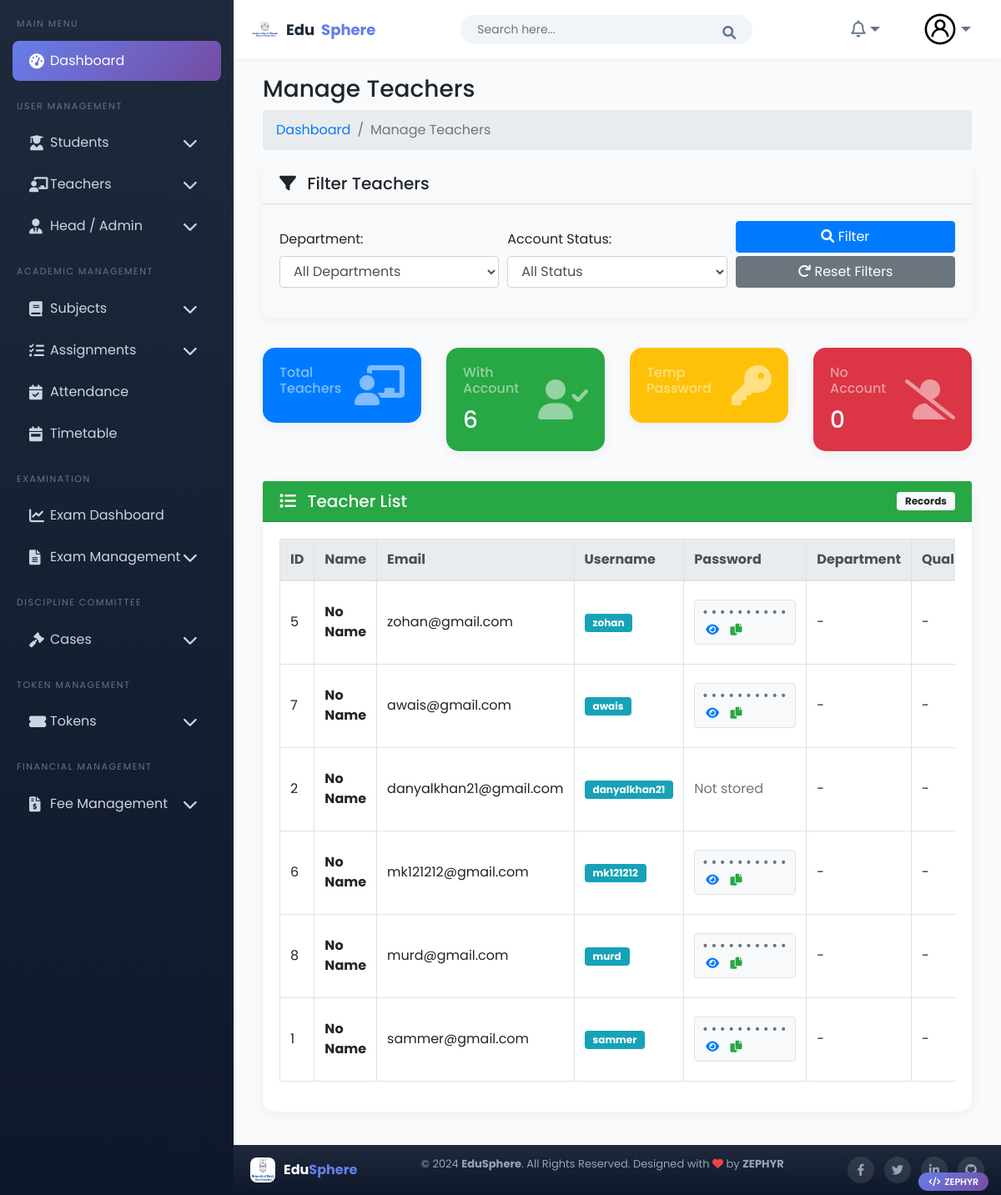
The page /home_auth/manage-teachers/ (signed in) on the database its author committed.
### teachers/models.py (models this page shows, shortened)
class Teacher(models.Model):  #
    user = models.OneToOneField(CustomUser, on_delete=models.CASCADE, related_name="teacher", null=True, blank=True)
    first_name = models.CharField(max_length=100)
    last_name = models.CharField(max_length=100)
    father_name = models.CharField(max_length=100)
    teacher_id = models.CharField(max_length=20, unique=True)
    gender = models.CharField(max_length=10, choices=[('Male','Male'),('Female','Female'),('Others','Others')], blank=True, null=True)
    date_of_birth = models.DateField(null=True, blank=True)
    salary = models.DecimalField(max_digits=10, decimal_places=2,blank=True,null=True)
    religion = models.CharField(max_length=50, blank=True)
    joining_date = models.DateField(null=True, blank=True)
    mobile_number = models.CharField(max_length=15)
    email = models.EmailField(max_length=100)
    field = models.CharField(max_length=50, verbose_name="Specialization")
    experience = models.PositiveIntegerField(blank=True,null=True)
    teacher_image = models.ImageField(upload_to='teachers/', blank=True)
    slug = models.SlugField(max_length=255, unique=True, blank=True)
    is_active = models.BooleanField(default=True)
    role = models.CharField(max_length=50, blank=True, default="Teacher")
    class Meta:
        ordering = ['first_name', 'last_name']
        verbose_name = "Teacher"
        verbose_name_plural = "Teachers"

### home_auth/models.py (models this page shows, shortened)
class CustomUser(AbstractUser):
    username = models.CharField(max_length=100, unique=True)
    email = models.EmailField(max_length=255, unique=True, db_index=True)
    is_authorized = models.BooleanField(default=False)
    login_token = models.CharField(max_length=6, blank=True, null=True)
    first_name = models.CharField(max_length=30, blank=True)
    last_name = models.CharField(max_length=30, blank=True)
    date_joined = models.DateTimeField(auto_now_add=True)
    is_student = models.BooleanField(default=False)
    is_admin = models.BooleanField(default=False)
    is_teacher = models.BooleanField(default=False)
    password_change_deadline = models.DateTimeField(blank=True, null=True)
    password_generated = models.BooleanField(default=False)
    temp_password = models.CharField(max_length=100, blank=True, null=True)
    groups = models.ManyToManyField(
        'auth.Group',
        related_name="+",
        blank=True
    )
    user_permissions = models.ManyToManyField(
        'auth.Permission',
        related_name="+",
        blank=True
    )

### home_auth/views.py (the view, shortened to what this page needs)
# urls.py: path('manage-teachers/', views.manage_teachers_view, name='manage_teachers'),
@login_required
def manage_teachers_view(request):
    if not (request.user.is_admin or request.user.is_superuser):
        messages.error(request, 'You do not have permission to access this page.')
        return redirect('dashboard')
    teachers = Teacher.objects.select_related('user').all()
    teachers_with_account = teachers.filter(user__isnull=False).count()
    teachers_without_account = teachers.filter(user__isnull=True).count()
    context = {
        "teachers": teachers,
        "teachers_with_account": teachers_with_account,
        "teachers_without_account": teachers_without_account,
        "user_type": "teacher"
    }
    return render(request, "authentication/register_teacher.html", context)

### templates/authentication/register_teacher.html (shortened to what this page needs)
{% extends 'Home/base.html' %}
{% load static %}
{% block body %}
<div class="page-wrapper">
    <div class="content container-fluid">
        <div class="page-header">
            <div class="row">
                <div class="col-sm-12">
                    <h3 class="page-title">Manage Teachers</h3>
                    <ul class="breadcrumb">
                        <li class="breadcrumb-item"><a href="{% url 'dashboard' %}">Dashboard</a></li>
                        <li class="breadcrumb-item active">Manage Teachers</li>
                    </ul>
                </div>
            </div>
        </div>
<div class="row mb-3">
    <div class="col-12">
        <div class="card filter-card">
            <div class="card-header bg-light">
                <h5 class="card-title mb-0">
                    <i class="fas fa-filter mr-2"></i>
                    Filter Teachers
                </h5>
            </div>
            <div class="card-body">
                <form method="get" class="form-row align-items-end" id="filterForm">
                    <div class="form-group col-md-4">
                        <label for="department">Department:</label>
                        <select name="department" id="department" class="form-control">
                            <option value="">All Departments</option>
                        </select>
                    </div>
                    <div class="form-group col-md-4">
                        <label for="status">Account Status:</label>
                        <select name="status" id="status" class="form-control">
                            <option value="">All Status</option>
                        </select>
                    </div>
                    <div class="form-group col-md-4">
                        <button type="submit" class="btn btn-primary btn-block">
                            <i class="fas fa-search"></i> Filter
                        </button>
                        <a href="{% url 'manage_teachers' %}" class="btn btn-secondary btn-block mt-1">
                            <i class="fas fa-redo"></i> Reset Filters
                        </a>
                    </div>
                </form>
            </div>
        </div>
    </div>
</div>
        <div class="row mb-3">
            <div class="col-md-3">
                <div class="card bg-primary text-white">
                    <div class="card-body">
                        <div class="d-flex justify-content-between align-items-center">
                            <div>
                                <h6 class="card-title text-white-50">Total Teachers</h6>
                            </div>
                            <i class="fas fa-chalkboard-teacher fa-3x text-white-50"></i>
                        </div>
                    </div>
                </div>
            </div>
            <div class="col-md-3">
                <div class="card bg-success text-white">
                    <div class="card-body">
                        <div class="d-flex justify-content-between align-items-center">
                            <div>
                                <h6 class="card-title text-white-50">With Account</h6>
                                <h3 class="mb-0">{{ teachers_with_account }}</h3>
                            </div>
                            <i class="fas fa-user-check fa-3x text-white-50"></i>
                        </div>
                    </div>
                </div>
            </div>
            <div class="col-md-3">
                <div class="card bg-warning text-white">
                    <div class="card-body">
                        <div class="d-flex justify-content-between align-items-center">
                            <div>
                                <h6 class="card-title text-white-50">Temp Password</h6>
                            </div>
                            <i class="fas fa-key fa-3x text-white-50"></i>
                        </div>
                    </div>
                </div>
            </div>
            <div class="col-md-3">
                <div class="card bg-danger text-white">
                    <div class="card-body">
                        <div class="d-flex justify-content-between align-items-center">
                            <div>
                                <h6 class="card-title text-white-50">No Account</h6>
                                <h3 class="mb-0">{{ teachers_without_account }}</h3>
                            </div>
                            <i class="fas fa-user-slash fa-3x text-white-50"></i>
                        </div>
                    </div>
                </div>
            </div>
        </div>
        <div class="row">
            <div class="col-12">
                <div class="card">
                    <div class="card-header bg-success text-white d-flex justify-content-between align-items-center">
                        <h5 class="card-title mb-0">
                            <i class="fas fa-list mr-2"></i>
                            Teacher List
                        </h5>
                        <span class="badge badge-light">{{ total_teachers }} Records</span>
                    </div>
                    <div class="card-body">
                        <div class="table-responsive">
                            <table class="table table-bordered table-hover" id="teachersTable">
                                <thead class="thead-light">
                                    <tr>
                                        <th>ID</th>
                                        <th>Name</th>
                                        <th>Email</th>
                                        <th>Username</th>
                                        <th>Password</th>
                                        <th>Department</th>
                                        <th>Qualification</th>
                                    </tr>
                                </thead>
                                <tbody>
                                    {% for teacher in teachers %}
                                    <tr>
                                        <td>{{ teacher.id }}</td>
                                        <td>
                                            <strong>{{ teacher.name|default:"No Name" }}</strong>
                                        </td>
                                        <td>{{ teacher.email }}</td>
                                        <td>
                                            {% if teacher.user %}
                                                <span class="badge badge-info">{{ teacher.user.username }}</span>
                                            {% else %}
                                                <span class="text-muted">-</span>
                                            {% endif %}
                                        </td>
                                        <td>
                                            {% if teacher.user %}
                                                {% if teacher.user.temp_password %}
                                                    <div class="password-column" id="password-{{ teacher.id }}">
                                                        <span class="password-masked">••••••••••</span>
                                                        <i class="fas fa-eye toggle-password" onclick="togglePassword('{{ teacher.id }}')" title="Show/Hide Password"></i>
                                                        <i class="fas fa-copy copy-password" onclick="copyPasswordValue('{{ teacher.id }}')" title="Copy Password" style="cursor:pointer; margin-left:5px; color:#28a745;"></i>
                                                    </div>
                                                {% else %}
                                                    <span class="text-muted">Not stored</span>
                                                {% endif %}
                                            {% else %}
                                                <span class="text-muted">-</span>
                                            {% endif %}
                                        </td>
                                        <td>{{ teacher.department|default:"-" }}</td>
                                        <td>{{ teacher.qualification|default:"-" }}</td>
                                    </tr>
                                    {% endfor %}
                                </tbody>
                            </table>
                        </div>
                    </div>
                </div>
            </div>
        </div>
    </div>
</div>
{% endblock %}

### templates/Home/base.html (style rules this page uses)
:root { --primary-gradient: linear-gradient(135deg, #667eea 0%, #764ba2 100%); --primary: #667eea; --dark-bg: #0f172a; --sidebar-width: 280px; --header-height: 70px; --footer-height: 60px; }
* { margin: 0; padding: 0; box-sizing: border-box; }
body { font-family: 'Poppins', sans-serif; background: #f8fafc; overflow-x: hidden; min-height: 100vh; display: flex; flex-direction: column; }
.card { border: none; border-radius: 15px; box-shadow: 0 4px 15px rgba(0,0,0,0.05); margin-bottom: 20px; }
.page-wrapper { flex: 1; }

### templates/authentication/register_teacher.html (style rules this page uses)
.badge { padding: 5px 10px; font-size: 12px; }
.filter-card { background-color: #f8f9fa; border-radius: 5px; }
.table th { white-space: nowrap; }
.table td { vertical-align: middle; }
.password-column { font-family: 'Courier New', monospace; font-size: 14px; font-weight: bold; background-color: #f8f9fa; padding: 5px 8px; border-radius: 4px; display: inline-block; border: 1px solid #dee2e6; }
.password-masked { font-family: 'Courier New', monospace; color: #6c757d; letter-spacing: 2px; }
.toggle-password { cursor: pointer; color: #007bff; margin-left: 5px; }

### rows shown on the page
Teacher: id "5", name "No Name", email "zohan@gmail.com", user.username "zohan", department "-", qualification "-"
Teacher: id "7", name "No Name", email "awais@gmail.com", user.username "awais", department "-", qualification "-"
Teacher: id "2", name "No Name", email "danyalkhan21@gmail.com", user.username "danyalkhan21", shows "Not stored", department "-", qualification "-"
Teacher: id "6", name "No Name", email "mk121212@gmail.com", user.username "mk121212", department "-", qualification "-"
Teacher: id "8", name "No Name", email "murd@gmail.com", user.username "murd", department "-", qualification "-"
Teacher: id "1", name "No Name", email "sammer@gmail.com", user.username "sammer", department "-", qualification "-"

### other values the page prints
{{ teachers_with_account }} "6"
{{ teachers_without_account }} "0"
